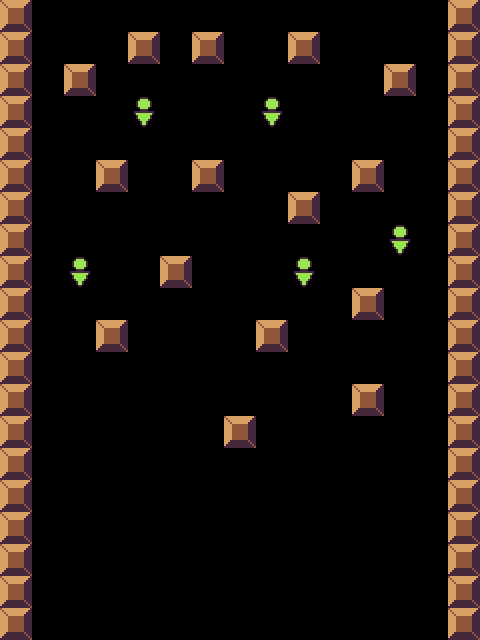

A 2D game scene composited from a Tiled map and its tileset images. What follows is a short description and the map's XML, with every tile layer's data as written:
An orthogonal 15x20 tile map with 32x32 px tiles, 1 tile layer (object).

<map version="1.0" orientation="orthogonal" renderorder="right-down" width="15" height="20" tilewidth="32" tileheight="32" nextobjectid="1">
 <tileset firstgid="1" name="tileset" tilewidth="32" tileheight="32" tilecount="64" columns="8">
  <image source="tileset.png" width="256" height="256" />
 </tileset>
 <layer name="object" width="15" height="20">
  <data encoding="csv">
1,0,0,0,0,0,0,0,0,0,0,0,0,0,1,
1,0,0,0,1,0,1,0,0,1,0,0,0,0,1,
1,0,1,0,0,0,0,0,0,0,0,0,1,0,1,
1,0,0,0,9,0,0,0,9,0,0,0,0,0,1,
1,0,0,0,0,0,0,0,0,0,0,0,0,0,1,
1,0,0,1,0,0,1,0,0,0,0,1,0,0,1,
1,0,0,0,0,0,0,0,0,1,0,0,0,0,1,
1,0,0,0,0,0,0,0,0,0,0,0,9,0,1,
1,0,9,0,0,1,0,0,0,9,0,0,0,0,1,
1,0,0,0,0,0,0,0,0,0,0,1,0,0,1,
1,0,0,1,0,0,0,0,1,0,0,0,0,0,1,
1,0,0,0,0,0,0,0,0,0,0,0,0,0,1,
1,0,0,0,0,0,0,0,0,0,0,1,0,0,1,
1,0,0,0,0,0,0,1,0,0,0,0,0,0,1,
1,0,0,0,0,0,0,0,0,0,0,0,0,0,1,
1,0,0,0,0,0,0,0,0,0,0,0,0,0,1,
1,0,0,0,0,0,0,0,0,0,0,0,0,0,1,
1,0,0,0,0,0,0,0,0,0,0,0,0,0,1,
1,0,0,0,0,0,0,0,0,0,0,0,0,0,1,
1,0,0,0,0,0,0,0,0,0,0,0,0,0,1
</data>
 </layer>
</map>
